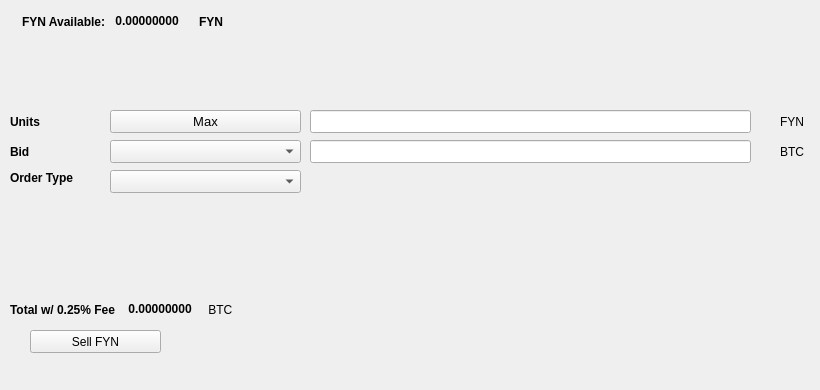
   <widget class="QWidget" name="SellTab">
    <attribute name="title">
     <string>Sell</string>
    </attribute>
    <widget class="QLabel" name="label_16">
     <property name="geometry">
      <rect>
       <x>780</x>
       <y>140</y>
       <width>31</width>
       <height>23</height>
      </rect>
     </property>
     <property name="text">
      <string>BTC</string>
     </property>
    </widget>
    <widget class="QComboBox" name="SellBidcomboBox">
     <property name="geometry">
      <rect>
       <x>110</x>
       <y>140</y>
       <width>191</width>
       <height>23</height>
      </rect>
     </property>
     <property name="font">
      <font>
       <pointsize>10</pointsize>
      </font>
     </property>
    </widget>
    <widget class="QLabel" name="label_18">
     <property name="geometry">
      <rect>
       <x>10</x>
       <y>110</y>
       <width>46</width>
       <height>23</height>
      </rect>
     </property>
     <property name="font">
      <font>
       <weight>75</weight>
       <bold>true</bold>
      </font>
     </property>
     <property name="text">
      <string>Units</string>
     </property>
    </widget>
    <widget class="QPushButton" name="Sell_Max_Amount">
     <property name="geometry">
      <rect>
       <x>110</x>
       <y>110</y>
       <width>191</width>
       <height>23</height>
      </rect>
     </property>
     <property name="font">
      <font>
       <pointsize>10</pointsize>
      </font>
     </property>
     <property name="text">
      <string>Max</string>
     </property>
    </widget>
    <widget class="QLabel" name="label_20">
     <property name="geometry">
      <rect>
       <x>10</x>
       <y>170</y>
       <width>91</width>
       <height>16</height>
      </rect>
     </property>
     <property name="font">
      <font>
       <weight>75</weight>
       <bold>true</bold>
      </font>
     </property>
     <property name="text">
      <string>Order Type</string>
     </property>
    </widget>
    <widget class="QComboBox" name="SellOrdertypeCombo">
     <property name="geometry">
      <rect>
       <x>110</x>
       <y>170</y>
       <width>191</width>
       <height>23</height>
      </rect>
     </property>
     <property name="font">
      <font>
       <pointsize>10</pointsize>
      </font>
     </property>
    </widget>
    <widget class="QLabel" name="label_21">
     <property name="geometry">
      <rect>
       <x>10</x>
       <y>140</y>
       <width>46</width>
       <height>23</height>
      </rect>
     </property>
     <property name="font">
      <font>
       <weight>75</weight>
       <bold>true</bold>
      </font>
     </property>
     <property name="text">
      <string>Bid</string>
     </property>
    </widget>
    <widget class="QLabel" name="label_22">
     <property name="geometry">
      <rect>
       <x>780</x>
       <y>110</y>
       <width>31</width>
       <height>23</height>
      </rect>
     </property>
     <property name="text">
      <string>FYN</string>
     </property>
    </widget>
    <widget class="QLineEdit" name="UnitsInputFYN">
     <property name="geometry">
      <rect>
       <x>310</x>
       <y>110</y>
       <width>441</width>
       <height>23</height>
      </rect>
     </property>
     <property name="font">
      <font>
       <pointsize>9</pointsize>
       <weight>75</weight>
       <bold>true</bold>
      </font>
     </property>
    </widget>
    <widget class="QLineEdit" name="SellBidPriceEdit">
     <property name="geometry">
      <rect>
       <x>310</x>
       <y>140</y>
       <width>441</width>
       <height>23</height>
      </rect>
     </property>
     <property name="font">
      <font>
       <pointsize>9</pointsize>
       <weight>75</weight>
       <bold>true</bold>
      </font>
     </property>
    </widget>
    <widget class="QPushButton" name="SellFYNBTN">
     <property name="geometry">
      <rect>
       <x>30</x>
       <y>330</y>
       <width>131</width>
       <height>23</height>
      </rect>
     </property>
     <property name="text">
      <string>Sell FYN</string>
     </property>
     <property name="icon">
      <iconset resource="../fyn">
       <normaloff>:/icons/bitcoin</normaloff>:/icons/bitcoin</iconset>
     </property>
    </widget>
    <widget class="QWidget" name="layoutWidget3">
     <property name="geometry">
      <rect>
       <x>22</x>
       <y>12</y>
       <width>258</width>
       <height>19</height>
      </rect>
     </property>
     <layout class="QHBoxLayout" name="horizontalLayout">
      <item>
       <widget class="QLabel" name="label232_2">
        <property name="font">
         <font>
          <weight>75</weight>
          <bold>true</bold>
         </font>
        </property>
        <property name="text">
         <string>FYN Available:</string>
        </property>
       </widget>
      </item>
      <item>
       <widget class="QLabel" name="FYNAvailableLabel">
        <property name="palette">
         <palette>
          <active>
           <colorrole role="WindowText">
            <brush brushstyle="SolidPattern">
             <color alpha="255">
              <red>0</red>
              <green>0</green>
              <blue>0</blue>
             </color>
            </brush>
           </colorrole>
           <colorrole role="Button">
            <brush brushstyle="SolidPattern">
             <color alpha="255">
              <red>0</red>
              <green>170</green>
              <blue>0</blue>
             </color>
            </brush>
           </colorrole>
           <colorrole role="Light">
            <brush brushstyle="SolidPattern">
             <color alpha="255">
              <red>0</red>
              <green>255</green>
              <blue>0</blue>
             </color>
            </brush>
           </colorrole>
           <colorrole role="Midlight">
            <brush brushstyle="SolidPattern">
             <color alpha="255">
              <red>0</red>
              <green>212</green>
              <blue>0</blue>
             </color>
            </brush>
           </colorrole>
           <colorrole role="Dark">
            <brush brushstyle="SolidPattern">
             <color alpha="255">
              <red>0</red>
              <green>85</green>
              <blue>0</blue>
             </color>
            </brush>
           </colorrole>
           <colorrole role="Mid">
            <brush brushstyle="SolidPattern">
             <color alpha="255">
              <red>0</red>
              <green>113</green>
              <blue>0</blue>
             </color>
            </brush>
           </colorrole>
           <colorrole role="Text">
            <brush brushstyle="SolidPattern">
             <color alpha="255">
              <red>0</red>
              <green>170</green>
              <blue>0</blue>
             </color>
            </brush>
           </colorrole>
           <colorrole role="BrightText">
            <brush brushstyle="SolidPattern">
             <color alpha="255">
              <red>255</red>
              <green>255</green>
              <blue>255</blue>
             </color>
            </brush>
           </colorrole>
           <colorrole role="ButtonText">
            <brush brushstyle="SolidPattern">
             <color alpha="255">
              <red>0</red>
              <green>0</green>
              <blue>0</blue>
             </color>
            </brush>
           </colorrole>
           <colorrole role="Base">
            <brush brushstyle="SolidPattern">
             <color alpha="255">
              <red>255</red>
              <green>255</green>
              <blue>255</blue>
             </color>
            </brush>
           </colorrole>
           <colorrole role="Window">
            <brush brushstyle="SolidPattern">
             <color alpha="255">
              <red>0</red>
              <green>170</green>
              <blue>0</blue>
             </color>
            </brush>
           </colorrole>
           <colorrole role="Shadow">
            <brush brushstyle="SolidPattern">
             <color alpha="255">
              <red>0</red>
              <green>0</green>
              <blue>0</blue>
             </color>
            </brush>
           </colorrole>
           <colorrole role="AlternateBase">
            <brush brushstyle="SolidPattern">
             <color alpha="255">
              <red>127</red>
              <green>212</green>
              <blue>127</blue>
             </color>
            </brush>
           </colorrole>
           <colorrole role="ToolTipBase">
            <brush brushstyle="SolidPattern">
             <color alpha="255">
              <red>255</red>
              <green>255</green>
              <blue>220</blue>
             </color>
            </brush>
           </colorrole>
           <colorrole role="ToolTipText">
            <brush brushstyle="SolidPattern">
             <color alpha="255">
              <red>0</red>
              <green>0</green>
              <blue>0</blue>
             </color>
            </brush>
           </colorrole>
          </active>
          <inactive>
           <colorrole role="WindowText">
            <brush brushstyle="SolidPattern">
             <color alpha="255">
              <red>0</red>
              <green>0</green>
              <blue>0</blue>
             </color>
            </brush>
           </colorrole>
           <colorrole role="Button">
            <brush brushstyle="SolidPattern">
             <color alpha="255">
              <red>0</red>
              <green>170</green>
              <blue>0</blue>
             </color>
            </brush>
           </colorrole>
           <colorrole role="Light">
            <brush brushstyle="SolidPattern">
             <color alpha="255">
              <red>0</red>
              <green>255</green>
              <blue>0</blue>
             </color>
            </brush>
           </colorrole>
           <colorrole role="Midlight">
            <brush brushstyle="SolidPattern">
             <color alpha="255">
              <red>0</red>
              <green>212</green>
              <blue>0</blue>
             </color>
            </brush>
           </colorrole>
           <colorrole role="Dark">
            <brush brushstyle="SolidPattern">
             <color alpha="255">
              <red>0</red>
              <green>85</green>
              <blue>0</blue>
             </color>
            </brush>
           </colorrole>
           <colorrole role="Mid">
            <brush brushstyle="SolidPattern">
             <color alpha="255">
              <red>0</red>
              <green>113</green>
              <blue>0</blue>
             </color>
            </brush>
           </colorrole>
           <colorrole role="Text">
            <brush brushstyle="SolidPattern">
             <color alpha="255">
              <red>0</red>
              <green>170</green>
              <blue>0</blue>
             </color>
            </brush>
           </colorrole>
           <colorrole role="BrightText">
            <brush brushstyle="SolidPattern">
             <color alpha="255">
              <red>255</red>
              <green>255</green>
              <blue>255</blue>
             </color>
            </brush>
           </colorrole>
           <colorrole role="ButtonText">
            <brush brushstyle="SolidPattern">
             <color alpha="255">
              <red>0</red>
              <green>0</green>
              <blue>0</blue>
             </color>
            </brush>
           </colorrole>
           <colorrole role="Base">
            <brush brushstyle="SolidPattern">
             <color alpha="255">
              <red>255</red>
              <green>255</green>
              <blue>255</blue>
             </color>
            </brush>
           </colorrole>
           <colorrole role="Window">
            <brush brushstyle="SolidPattern">
             <color alpha="255">
              <red>0</red>
              <green>170</green>
              <blue>0</blue>
             </color>
            </brush>
           </colorrole>
           <colorrole role="Shadow">
            <brush brushstyle="SolidPattern">
             <color alpha="255">
              <red>0</red>
              <green>0</green>
              <blue>0</blue>
             </color>
            </brush>
           </colorrole>
           <colorrole role="AlternateBase">
            <brush brushstyle="SolidPattern">
             <color alpha="255">
              <red>127</red>
              <green>212</green>
              <blue>127</blue>
             </color>
            </brush>
           </colorrole>
           <colorrole role="ToolTipBase">
            <brush brushstyle="SolidPattern">
             <color alpha="255">
              <red>255</red>
              <green>255</green>
              <blue>220</blue>
             </color>
            </brush>
           </colorrole>
           <colorrole role="ToolTipText">
            <brush brushstyle="SolidPattern">
             <color alpha="255">
              <red>0</red>
              <green>0</green>
              <blue>0</blue>
             </color>
            </brush>
           </colorrole>
          </inactive>
          <disabled>
           <colorrole role="WindowText">
            <brush brushstyle="SolidPattern">
             <color alpha="255">
              <red>0</red>
              <green>85</green>
              <blue>0</blue>
             </color>
            </brush>
           </colorrole>
           <colorrole role="Button">
            <brush brushstyle="SolidPattern">
             <color alpha="255">
              <red>0</red>
              <green>170</green>
              <blue>0</blue>
             </color>
            </brush>
           </colorrole>
           <colorrole role="Light">
            <brush brushstyle="SolidPattern">
             <color alpha="255">
              <red>0</red>
              <green>255</green>
              <blue>0</blue>
             </color>
            </brush>
           </colorrole>
           <colorrole role="Midlight">
            <brush brushstyle="SolidPattern">
             <color alpha="255">
              <red>0</red>
              <green>212</green>
              <blue>0</blue>
             </color>
            </brush>
           </colorrole>
           <colorrole role="Dark">
            <brush brushstyle="SolidPattern">
             <color alpha="255">
              <red>0</red>
              <green>85</green>
              <blue>0</blue>
             </color>
            </brush>
           </colorrole>
           <colorrole role="Mid">
            <brush brushstyle="SolidPattern">
             <color alpha="255">
              <red>0</red>
              <green>113</green>
              <blue>0</blue>
             </color>
            </brush>
           </colorrole>
           <colorrole role="Text">
            <brush brushstyle="SolidPattern">
             <color alpha="255">
              <red>0</red>
              <green>85</green>
              <blue>0</blue>
             </color>
            </brush>
           </colorrole>
           <colorrole role="BrightText">
            <brush brushstyle="SolidPattern">
             <color alpha="255">
              <red>255</red>
              <green>255</green>
              <blue>255</blue>
             </color>
            </brush>
           </colorrole>
           <colorrole role="ButtonText">
            <brush brushstyle="SolidPattern">
             <color alpha="255">
              <red>0</red>
              <green>85</green>
              <blue>0</blue>
             </color>
            </brush>
           </colorrole>
           <colorrole role="Base">
            <brush brushstyle="SolidPattern">
             <color alpha="255">
              <red>0</red>
              <green>170</green>
              <blue>0</blue>
             </color>
            </brush>
           </colorrole>
           <colorrole role="Window">
            <brush brushstyle="SolidPattern">
             <color alpha="255">
              <red>0</red>
              <green>170</green>
              <blue>0</blue>
             </color>
            </brush>
           </colorrole>
           <colorrole role="Shadow">
            <brush brushstyle="SolidPattern">
             <color alpha="255">
              <red>0</red>
              <green>0</green>
              <blue>0</blue>
             </color>
            </brush>
           </colorrole>
           <colorrole role="AlternateBase">
            <brush brushstyle="SolidPattern">
             <color alpha="255">
              <red>0</red>
              <green>170</green>
              <blue>0</blue>
             </color>
            </brush>
           </colorrole>
           <colorrole role="ToolTipBase">
            <brush brushstyle="SolidPattern">
             <color alpha="255">
              <red>255</red>
              <green>255</green>
              <blue>220</blue>
             </color>
            </brush>
           </colorrole>
           <colorrole role="ToolTipText">
            <brush brushstyle="SolidPattern">
             <color alpha="255">
              <red>0</red>
              <green>0</green>
              <blue>0</blue>
             </color>
            </brush>
           </colorrole>
          </disabled>
         </palette>
        </property>
        <property name="font">
         <font>
          <weight>75</weight>
          <bold>true</bold>
         </font>
        </property>
        <property name="text">
         <string> 0.00000000 </string>
        </property>
        <property name="textInteractionFlags">
         <set>Qt::LinksAccessibleByMouse|Qt::TextSelectableByKeyboard|Qt::TextSelectableByMouse</set>
        </property>
       </widget>
      </item>
      <item>
       <widget class="QLabel" name="labelFYN">
        <property name="font">
         <font>
          <weight>75</weight>
          <bold>true</bold>
         </font>
        </property>
        <property name="text">
         <string>FYN</string>
        </property>
       </widget>
      </item>
     </layout>
    </widget>
    <widget class="QWidget" name="layoutWidget">
     <property name="geometry">
      <rect>
       <x>10</x>
       <y>300</y>
       <width>268</width>
       <height>19</height>
      </rect>
     </property>
     <layout class="QHBoxLayout" name="horizontalLayout_2">
      <item>
       <widget class="QLabel" name="label_19">
        <property name="font">
         <font>
          <weight>75</weight>
          <bold>true</bold>
         </font>
        </property>
        <property name="text">
         <string>Total w/ 0.25% Fee </string>
        </property>
       </widget>
      </item>
      <item>
       <widget class="QLabel" name="SellCostLabel">
        <property name="palette">
         <palette>
          <active>
           <colorrole role="WindowText">
            <brush brushstyle="SolidPattern">
             <color alpha="255">
              <red>0</red>
              <green>0</green>
              <blue>0</blue>
             </color>
            </brush>
           </colorrole>
           <colorrole role="Button">
            <brush brushstyle="SolidPattern">
             <color alpha="255">
              <red>0</red>
              <green>170</green>
              <blue>0</blue>
             </color>
            </brush>
           </colorrole>
           <colorrole role="Light">
            <brush brushstyle="SolidPattern">
             <color alpha="255">
              <red>0</red>
              <green>255</green>
              <blue>0</blue>
             </color>
            </brush>
           </colorrole>
           <colorrole role="Midlight">
            <brush brushstyle="SolidPattern">
             <color alpha="255">
              <red>0</red>
              <green>212</green>
              <blue>0</blue>
             </color>
            </brush>
           </colorrole>
           <colorrole role="Dark">
            <brush brushstyle="SolidPattern">
             <color alpha="255">
              <red>0</red>
              <green>85</green>
              <blue>0</blue>
             </color>
            </brush>
           </colorrole>
           <colorrole role="Mid">
            <brush brushstyle="SolidPattern">
             <color alpha="255">
              <red>0</red>
              <green>113</green>
              <blue>0</blue>
             </color>
            </brush>
           </colorrole>
           <colorrole role="Text">
            <brush brushstyle="SolidPattern">
             <color alpha="255">
              <red>0</red>
              <green>170</green>
              <blue>0</blue>
             </color>
            </brush>
           </colorrole>
           <colorrole role="BrightText">
            <brush brushstyle="SolidPattern">
             <color alpha="255">
              <red>255</red>
              <green>255</green>
              <blue>255</blue>
             </color>
            </brush>
           </colorrole>
           <colorrole role="ButtonText">
            <brush brushstyle="SolidPattern">
             <color alpha="255">
              <red>0</red>
              <green>0</green>
              <blue>0</blue>
             </color>
            </brush>
           </colorrole>
           <colorrole role="Base">
            <brush brushstyle="SolidPattern">
             <color alpha="255">
              <red>255</red>
              <green>255</green>
              <blue>255</blue>
             </color>
            </brush>
           </colorrole>
           <colorrole role="Window">
            <brush brushstyle="SolidPattern">
             <color alpha="255">
              <red>0</red>
              <green>170</green>
              <blue>0</blue>
             </color>
            </brush>
           </colorrole>
           <colorrole role="Shadow">
            <brush brushstyle="SolidPattern">
             <color alpha="255">
              <red>0</red>
              <green>0</green>
              <blue>0</blue>
             </color>
            </brush>
           </colorrole>
           <colorrole role="AlternateBase">
            <brush brushstyle="SolidPattern">
             <color alpha="255">
              <red>127</red>
              <green>212</green>
              <blue>127</blue>
             </color>
            </brush>
           </colorrole>
           <colorrole role="ToolTipBase">
            <brush brushstyle="SolidPattern">
             <color alpha="255">
              <red>255</red>
              <green>255</green>
              <blue>220</blue>
             </color>
            </brush>
           </colorrole>
           <colorrole role="ToolTipText">
            <brush brushstyle="SolidPattern">
             <color alpha="255">
              <red>0</red>
              <green>0</green>
              <blue>0</blue>
             </color>
            </brush>
           </colorrole>
          </active>
          <inactive>
           <colorrole role="WindowText">
            <brush brushstyle="SolidPattern">
             <color alpha="255">
              <red>0</red>
              <green>0</green>
              <blue>0</blue>
             </color>
            </brush>
           </colorrole>
           <colorrole role="Button">
            <brush brushstyle="SolidPattern">
             <color alpha="255">
              <red>0</red>
              <green>170</green>
              <blue>0</blue>
             </color>
            </brush>
           </colorrole>
           <colorrole role="Light">
            <brush brushstyle="SolidPattern">
             <color alpha="255">
              <red>0</red>
              <green>255</green>
              <blue>0</blue>
             </color>
            </brush>
           </colorrole>
           <colorrole role="Midlight">
            <brush brushstyle="SolidPattern">
             <color alpha="255">
              <red>0</red>
              <green>212</green>
              <blue>0</blue>
             </color>
            </brush>
           </colorrole>
           <colorrole role="Dark">
            <brush brushstyle="SolidPattern">
             <color alpha="255">
              <red>0</red>
              <green>85</green>
              <blue>0</blue>
             </color>
            </brush>
           </colorrole>
           <colorrole role="Mid">
            <brush brushstyle="SolidPattern">
             <color alpha="255">
              <red>0</red>
              <green>113</green>
              <blue>0</blue>
             </color>
            </brush>
           </colorrole>
           <colorrole role="Text">
            <brush brushstyle="SolidPattern">
             <color alpha="255">
              <red>0</red>
              <green>170</green>
              <blue>0</blue>
             </color>
            </brush>
           </colorrole>
           <colorrole role="BrightText">
            <brush brushstyle="SolidPattern">
             <color alpha="255">
              <red>255</red>
              <green>255</green>
              <blue>255</blue>
             </color>
            </brush>
           </colorrole>
           <colorrole role="ButtonText">
            <brush brushstyle="SolidPattern">
             <color alpha="255">
              <red>0</red>
              <green>0</green>
              <blue>0</blue>
             </color>
            </brush>
           </colorrole>
           <colorrole role="Base">
            <brush brushstyle="SolidPattern">
             <color alpha="255">
              <red>255</red>
              <green>255</green>
              <blue>255</blue>
             </color>
            </brush>
           </colorrole>
           <colorrole role="Window">
            <brush brushstyle="SolidPattern">
             <color alpha="255">
              <red>0</red>
              <green>170</green>
              <blue>0</blue>
             </color>
            </brush>
           </colorrole>
           <colorrole role="Shadow">
            <brush brushstyle="SolidPattern">
             <color alpha="255">
              <red>0</red>
              <green>0</green>
              <blue>0</blue>
             </color>
            </brush>
           </colorrole>
           <colorrole role="AlternateBase">
            <brush brushstyle="SolidPattern">
             <color alpha="255">
              <red>127</red>
              <green>212</green>
              <blue>127</blue>
             </color>
            </brush>
           </colorrole>
           <colorrole role="ToolTipBase">
            <brush brushstyle="SolidPattern">
             <color alpha="255">
              <red>255</red>
              <green>255</green>
              <blue>220</blue>
             </color>
            </brush>
           </colorrole>
           <colorrole role="ToolTipText">
            <brush brushstyle="SolidPattern">
             <color alpha="255">
              <red>0</red>
              <green>0</green>
              <blue>0</blue>
             </color>
            </brush>
           </colorrole>
          </inactive>
          <disabled>
           <colorrole role="WindowText">
            <brush brushstyle="SolidPattern">
             <color alpha="255">
              <red>0</red>
              <green>85</green>
              <blue>0</blue>
             </color>
            </brush>
           </colorrole>
           <colorrole role="Button">
            <brush brushstyle="SolidPattern">
             <color alpha="255">
              <red>0</red>
              <green>170</green>
              <blue>0</blue>
             </color>
            </brush>
           </colorrole>
           <colorrole role="Light">
            <brush brushstyle="SolidPattern">
             <color alpha="255">
              <red>0</red>
              <green>255</green>
              <blue>0</blue>
             </color>
            </brush>
           </colorrole>
           <colorrole role="Midlight">
            <brush brushstyle="SolidPattern">
             <color alpha="255">
              <red>0</red>
              <green>212</green>
              <blue>0</blue>
             </color>
            </brush>
           </colorrole>
           <colorrole role="Dark">
            <brush brushstyle="SolidPattern">
             <color alpha="255">
              <red>0</red>
              <green>85</green>
              <blue>0</blue>
             </color>
            </brush>
           </colorrole>
           <colorrole role="Mid">
            <brush brushstyle="SolidPattern">
             <color alpha="255">
              <red>0</red>
              <green>113</green>
              <blue>0</blue>
             </color>
            </brush>
           </colorrole>
           <colorrole role="Text">
            <brush brushstyle="SolidPattern">
             <color alpha="255">
              <red>0</red>
              <green>85</green>
              <blue>0</blue>
             </color>
            </brush>
           </colorrole>
           <colorrole role="BrightText">
            <brush brushstyle="SolidPattern">
             <color alpha="255">
              <red>255</red>
              <green>255</green>
              <blue>255</blue>
             </color>
            </brush>
           </colorrole>
           <colorrole role="ButtonText">
            <brush brushstyle="SolidPattern">
             <color alpha="255">
              <red>0</red>
              <green>85</green>
              <blue>0</blue>
             </color>
            </brush>
           </colorrole>
           <colorrole role="Base">
            <brush brushstyle="SolidPattern">
             <color alpha="255">
              <red>0</red>
              <green>170</green>
              <blue>0</blue>
             </color>
            </brush>
           </colorrole>
           <colorrole role="Window">
            <brush brushstyle="SolidPattern">
             <color alpha="255">
              <red>0</red>
              <green>170</green>
              <blue>0</blue>
             </color>
            </brush>
           </colorrole>
           <colorrole role="Shadow">
            <brush brushstyle="SolidPattern">
             <color alpha="255">
              <red>0</red>
              <green>0</green>
              <blue>0</blue>
             </color>
            </brush>
           </colorrole>
           <colorrole role="AlternateBase">
            <brush brushstyle="SolidPattern">
             <color alpha="255">
              <red>0</red>
              <green>170</green>
              <blue>0</blue>
             </color>
            </brush>
           </colorrole>
           <colorrole role="ToolTipBase">
            <brush brushstyle="SolidPattern">
             <color alpha="255">
              <red>255</red>
              <green>255</green>
              <blue>220</blue>
             </color>
            </brush>
           </colorrole>
           <colorrole role="ToolTipText">
            <brush brushstyle="SolidPattern">
             <color alpha="255">
              <red>0</red>
              <green>0</green>
              <blue>0</blue>
             </color>
            </brush>
           </colorrole>
          </disabled>
         </palette>
        </property>
        <property name="font">
         <font>
          <weight>75</weight>
          <bold>true</bold>
         </font>
        </property>
        <property name="autoFillBackground">
         <bool>false</bool>
        </property>
        <property name="text">
         <string> 0.00000000</string>
        </property>
        <property name="textInteractionFlags">
         <set>Qt::LinksAccessibleByMouse|Qt::TextSelectableByMouse</set>
        </property>
       </widget>
      </item>
      <item>
       <widget class="QLabel" name="label_17">
        <property name="font">
         <font>
          <weight>50</weight>
          <bold>false</bold>
         </font>
        </property>
        <property name="text">
         <string> BTC</string>
        </property>
       </widget>
      </item>
     </layout>
    </widget>
    <widget class="QLabel" name="label_23">
     <property name="geometry">
      <rect>
       <x>460</x>
       <y>300</y>
       <width>281</width>
       <height>81</height>
      </rect>
     </property>
     <property name="text">
      <string/>
     </property>
     <property name="pixmap">
      <pixmap>:/images/bittrex</pixmap>
     </property>
    </widget>
   </widget>
